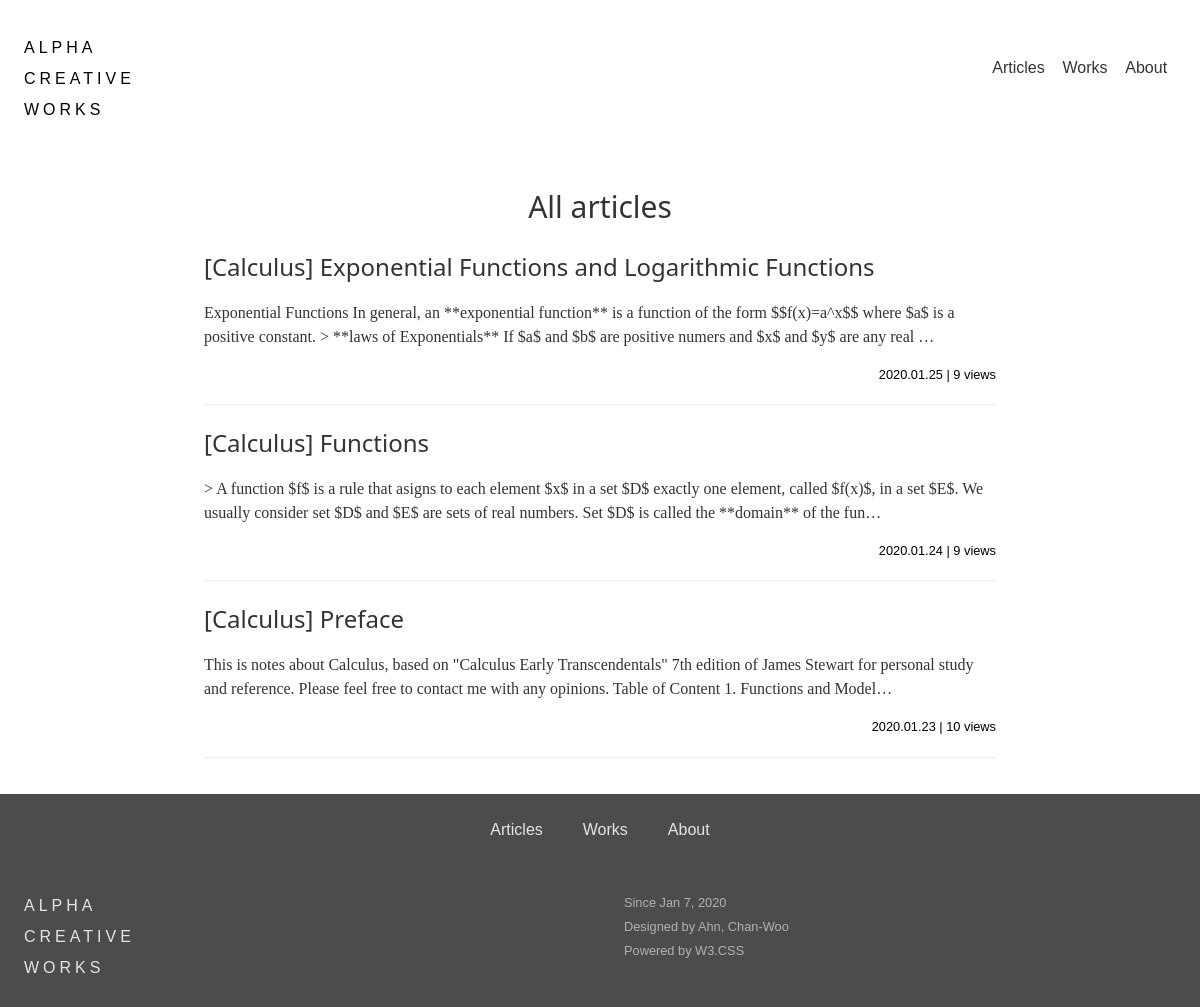
The app's page /article_list/0, older data.
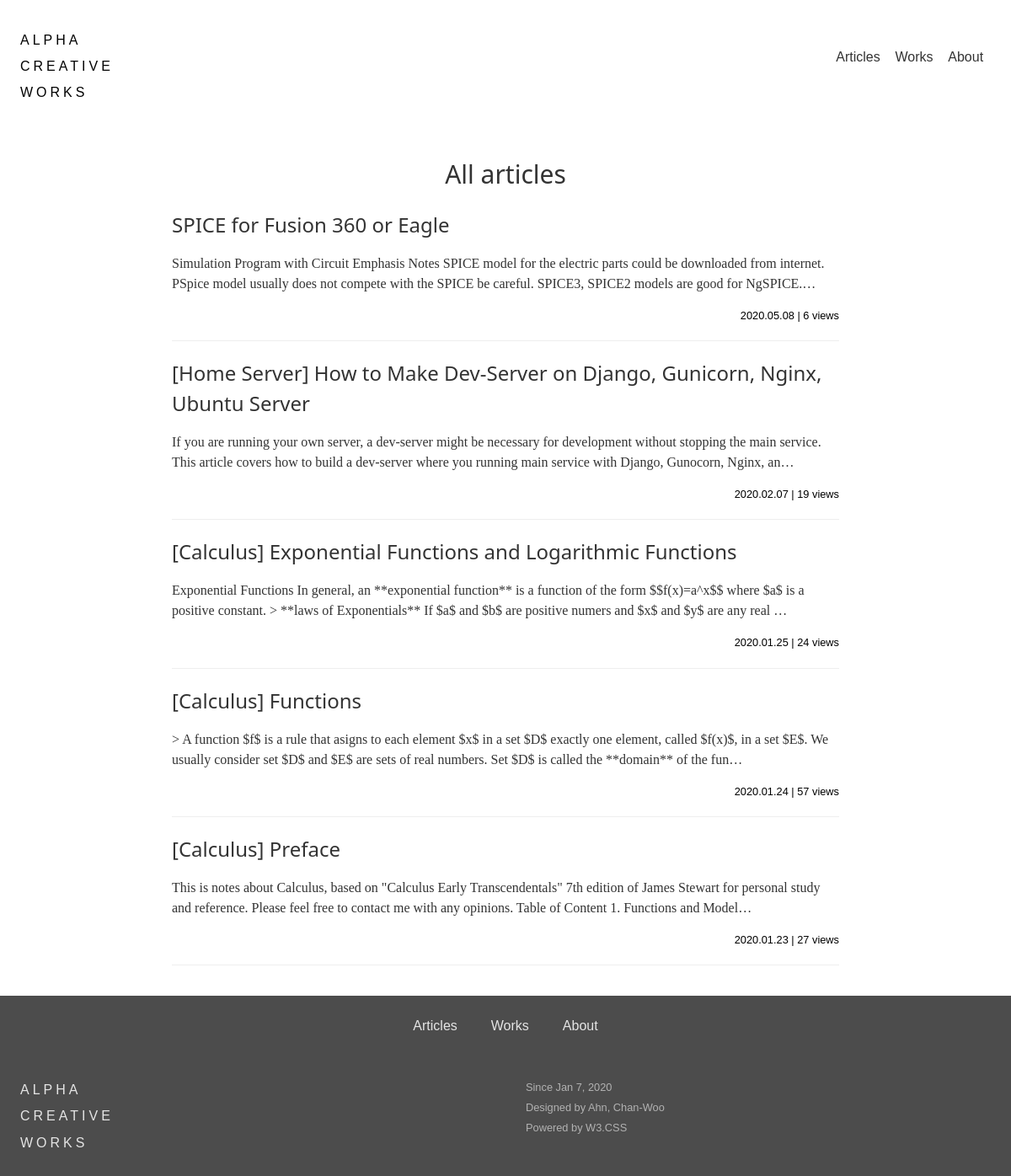
The same page, newer data.
### blog/models.py (models this page shows, shortened)
class Article(models.Model):
    author = models.ForeignKey(
        'auth.User',
        on_delete=models.CASCADE,
        null=True,
    )
    content = MarkdownxField()
    tags = TaggableManager(
        blank=True,
    )
    date_created = models.DateTimeField(
        auto_now_add=True,
    )
    publish = models.BooleanField(
        default=True,
        blank=False,
    )
    hit_count = models.IntegerField(
        default=0,
        null=False,
        blank=False
    )
    def get_title(self):
        return self.content.split('\n')[0].replace('#', '').strip()
    def get_preview(self):
        text = ''.join(self.content.split('\n')[1:])
        preview = re.sub('\!\[\]\(.+\)', '', text)
        preview = re.sub('\#+', '', preview)
        return(preview)
    class Meta:
        ordering = ['-date_created']

### blog/views.py (the view)
# urls.py: path('article_list/<slug:tag>', views.article_list, name='article_list'),
def article_list(request, tag):
    if tag == '0':
        articles = get_list_or_404(Article)
    else:
        articles = get_list_or_404(Article, tags__name__in=[tag], publish=True)
    context = {
        'tag': tag,
        'articles': articles,
    }
    return render(request, 'blog/article-list.html', context)

### blog/templates/blog/article-list.html (shortened to what this page needs)
{% extends 'blog/base.html' %}
{% block body %}
<div class=" acw3-container acw3-max-width-840 acw3-margin-top article_preview">
{% if tag == '0'%}
<div class=" acw3-container acw3-center">
    <h2>All articles</h2>
</div>
{% else %}
<div class=" acw3-container acw3-center">
    <a href="{% url 'article_list' tag %}" class=" acw3-text-none acw3-text-a">
    <h2>&nbsp;#{{ tag }}&nbsp;</h2>
    </a>
</div>
{% endif %}
{% for article in articles %}
  <a href="{% url 'article' article.pk %}" class=" acw3-text-none"
    ><h3>{{ article.get_title }}</h3></a
  >
  <p>{{ article.get_preview | truncatechars:230 }}</p>
  <div class=" acw3-bar">
    <small  class=" acw3-right">
      {{ article.date_created  | date:'Y.m.d' }} | {{ article.hit_count }} views
    </small>
  </div>
  <hr />
{% endfor %}
</div>
{% endblock %}

Row changes from the older to the newer data that the page shows:
added Article: get_title "SPICE for Fusion 360 or Eagle", get_preview "Simulation Program with Circuit Emphasis Notes SPICE model for the electric parts could be downloaded from internet. PSpice model usually does not compete with the SPICE be careful. SPICE3, SPICE2 models are good for NgSPICE.…", date_created "2020.05.08", hit_count "6"
added Article: get_title "[Home Server] How to Make Dev-Server on Django, Gunicorn, Nginx, Ubuntu Server", get_preview "If you are running your own server, a dev-server might be necessary for development without stopping the main service. This article covers how to build a dev-server where you running main service with Django, Gunocorn, Nginx, an…", date_created "2020.02.07", hit_count "19"
changed Article "[Calculus] Exponential Functions and Logarithmic Functions": hit_count "9" → "24"
changed Article "[Calculus] Functions": hit_count "9" → "57"
changed Article "[Calculus] Preface": hit_count "10" → "27"
